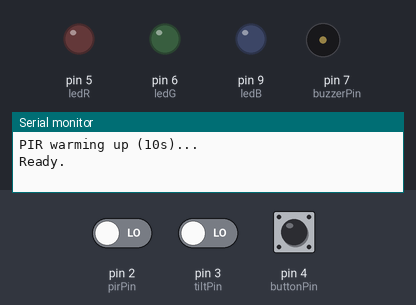
A sketch run on a simulated Arduino Uno, built with avr-gcc and run on an emulated ATmega328P. Parts: output pins drawn as LEDs (lit = HIGH), buzzer (waves = sounding, pin HIGH), the last lines printed to the serial monitor. Inputs (shaded band) come from the test bench; at power-on: pin 4 (buttonPin) HIGH, pin 2 (pirPin) LOW, pin 3 (tiltPin) LOW.

Above: at 11.2 s.
11.3 s: pin 4 (buttonPin) pulled LOW for 0.15 s
At 12.2 s:
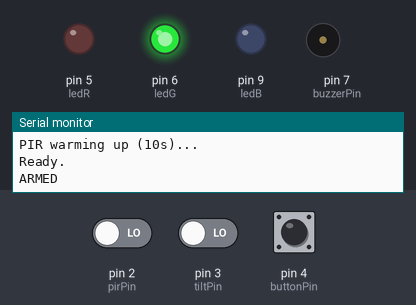
13.1 s: pin 2 (pirPin) driven HIGH
At 13.35 s:
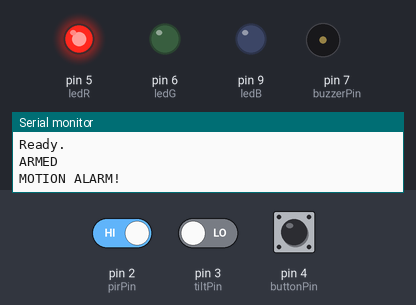
16.1 s: pin 4 (buttonPin) pulled LOW for 1 s
At 17.1 s:
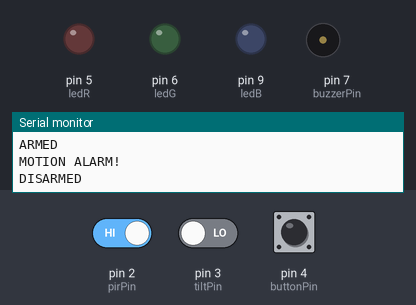
18.6 s: pin 4 (buttonPin) pulled LOW for 3.2 s
At 19.05 s:
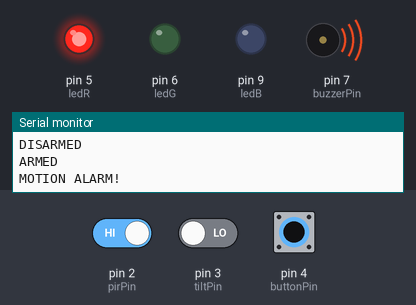
Timing chart, 0 to 24.3 s (numbered marks = the images above; inputs shaded):
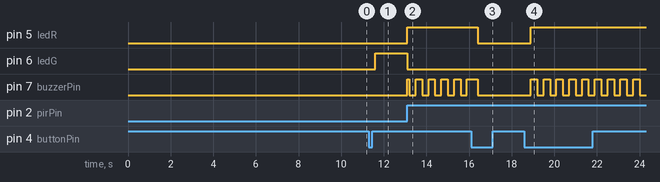

Measured:
- after the input at 11.3 s, pin 6 (ledG): LOW → HIGH after 0.30 s
- after the input at 13.1 s, pin 5 (ledR): LOW → HIGH at once; pin 6 (ledG): HIGH → LOW at once; pin 7 (buzzerPin): LOW → HIGH at once, then repeats every 0.60 s: LOW 0.30 s, HIGH 0.30 s
- after the input at 16.1 s, pin 5 (ledR): HIGH → LOW after 0.30 s
- after the input at 18.6 s, pin 5 (ledR): LOW → HIGH after 0.30 s; pin 7 (buzzerPin): alternates HIGH for 0.30 s and LOW for 0.30 s, starting after 0.30 s

The sketch:

project_3_code.ino
```cpp
const int pirPin = 2, tiltPin = 3, buttonPin = 4;
const int ledR = 5, ledG = 6, ledB = 9;
const int buzzerPin = 7;

enum State {DISARMED, ARMED, ALARM};
State state = DISARMED;
bool lastButton = HIGH;

void setColor(bool r, bool g, bool b){
  digitalWrite(ledR, r); digitalWrite(ledG, g); digitalWrite(ledB, b);
}

void setup() {
  pinMode(pirPin, INPUT);
  pinMode(tiltPin, INPUT);
  pinMode(buttonPin, INPUT_PULLUP);
  pinMode(ledR, OUTPUT); pinMode(ledG, OUTPUT); pinMode(ledB, OUTPUT);
  pinMode(buzzerPin, OUTPUT);
  Serial.begin(9600);
  Serial.println("PIR warming up (10s)...");
  delay(10000);
  Serial.println("Ready.");
}

void loop() {
  bool btn = digitalRead(buttonPin);

  if(btn == LOW && lastButton == HIGH){
    if(state == DISARMED){
      state = ARMED;
      Serial.println("ARMED");
    }
    else{
      state = DISARMED;
      Serial.println("DISARMED");
    }
    delay(300);
  }
  lastButton = btn;

  if(state == ARMED){
    setColor(0, 1, 0);
    if(digitalRead(pirPin) == HIGH){
      state = ALARM;
      Serial.println("MOTION ALARM!");
    }
    if(digitalRead(tiltPin) == HIGH){
      state = ALARM;
      Serial.println("TAMPER ALARM!");
    }
  }else if(state == DISARMED){
    setColor(0, 0, 0);
    digitalWrite(buzzerPin, LOW);
  }else if(state == ALARM){
    setColor(1, 0, 0);
    digitalWrite(buzzerPin, (millis() / 300) % 2);
  }
}
```
